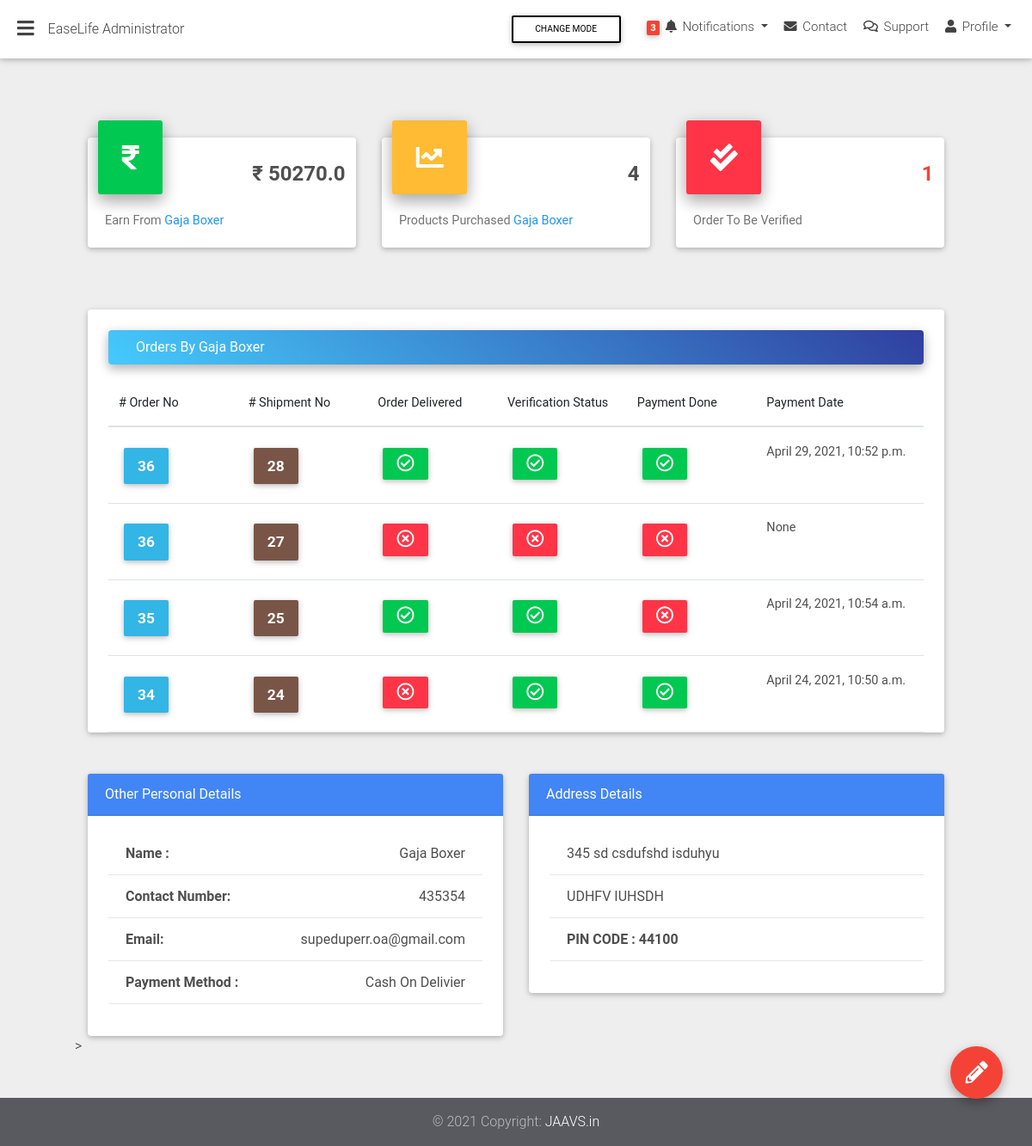
Page /easylife-admin/user-details/9/ on the earlier database version.
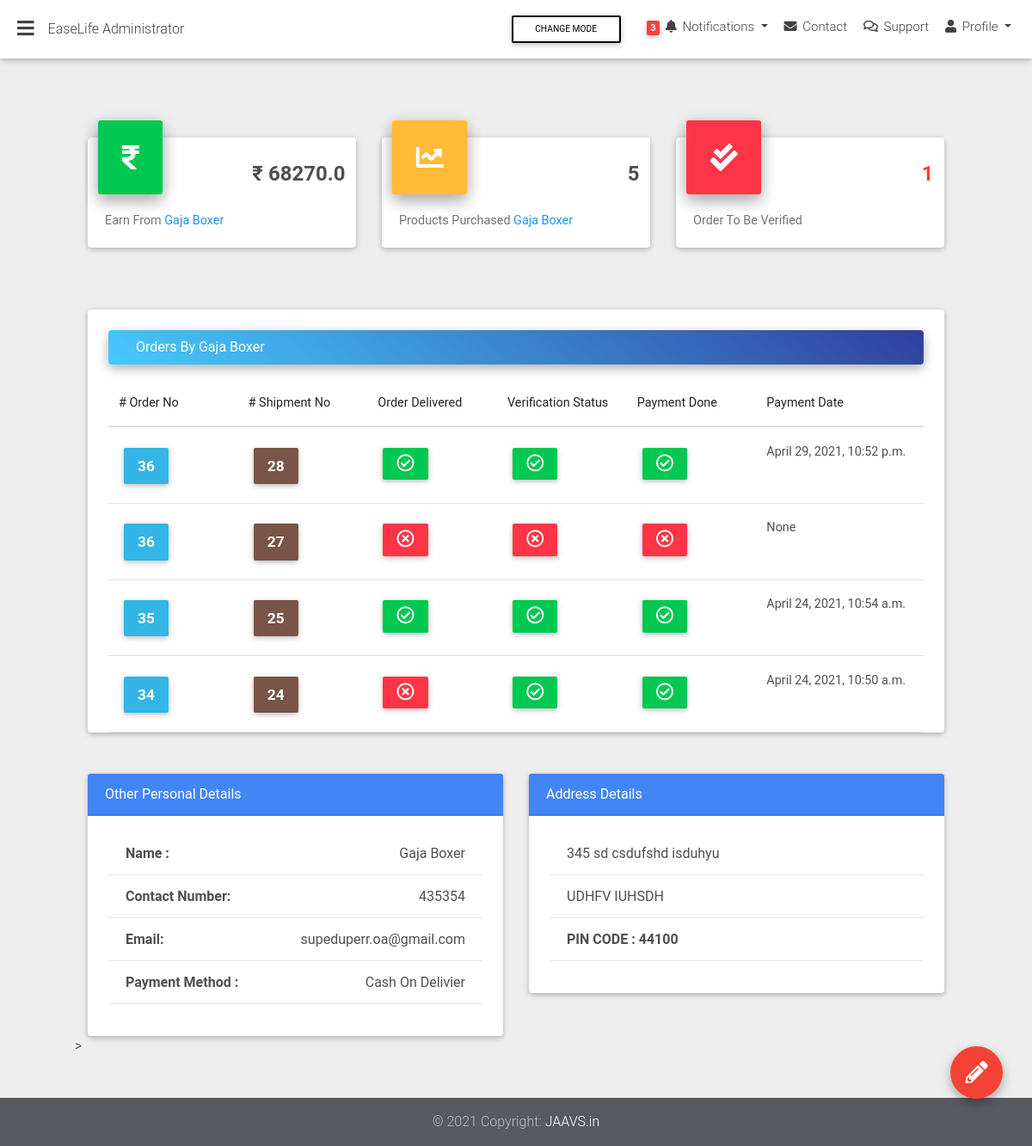
Same page on the later database version.
### base/models.py (models this page shows, shortened)
class ShippmentOrder(models.Model):
    user=models.ForeignKey(settings.AUTH_USER_MODEL,on_delete=models.CASCADE)
    order=models.ForeignKey('Order',on_delete=models.CASCADE)
    verify_order = models.BooleanField(default=False,blank=True)
    verify_done_date= models.DateTimeField(blank=True,null=True)
    delivered= models.BooleanField(default=False,blank=True)
    delivered_done_date= models.DateTimeField(blank=True,null=True)
    payment_done=models.BooleanField(default=False,blank=True)
    payment_done_date= models.DateTimeField(blank=True,null=True)
    report_spam=models.BooleanField(default=False,blank=True)
    description=models.TextField(max_length=250,blank=True)
    class Meta:
        verbose_name = "ShippmentOrder"
        verbose_name_plural = "ShippmentOrders"

class Order(models.Model):
    user = models.ForeignKey(settings.AUTH_USER_MODEL,on_delete=models.CASCADE)
    items =models.ManyToManyField(OrderItem)
    ordered = models.BooleanField(default=False)
    start_date =models.DateTimeField(auto_now_add=True)
    ordered_date = models.DateTimeField()
    billing_address=models.ForeignKey('BillingAddress',on_delete=models.SET_NULL,blank=True,null=True)
    def get_total(self):
        total=0
        for order_item in self.items.all():
            total +=order_item.get_final_price()
        return total

### easylife_admin/views.py (the view)
# urls.py: path('user-details/<pk>/', user_details, name='user_details'),
def user_details(request,pk):
	user=get_object_or_404(User,pk=pk)
	shippment_order_user= ShippmentOrder.objects.filter(user=user)
	earn_money=0
	item_purchased=0
	no_verified=ShippmentOrder.objects.filter(user=user,verify_order=False).count()
	for shippment_order in shippment_order_user.filter(verify_order=True,payment_done=True):
		earn_money+=shippment_order.order.get_total()
		item_purchased+=shippment_order.order.items.count()
	return render(request,'easylife_admin/user_detail_view.html',{
		'shippment_order_user':shippment_order_user[::-1],
		'user':user,'earn_money':earn_money,'item_purchased':item_purchased,'no_verified':no_verified,'last_order':shippment_order_user.last()})

### base/models.py (called while the page is built)
    def get_total_item_price(self):
        return self.qauntity * self.item.price

    def get_total_discount_price(self):
        return self.qauntity * self.item.discount_price

    def get_final_price(self):
        if self.item.discount_price:
            return self.get_total_discount_price()
        return self.get_total_item_price()

### templates/easylife_admin/user_detail_view.html (shortened to what the changed rows need)
{% extends "easylife_admin/admin_base.html" %}
{% load static %}
{% block content %}
    <div class="container-fluid">
      <section class="mt-md-4 pt-md-2 mb-5 pb-4">
        <div class="row">
          <div class="col-xl-4 col-md-6 mb-xl-0 mb-4">
            <div class="card card-cascade cascading-admin-card">
              <div class="admin-up">
                <div class="data">
                  <h4 class="font-weight-bold dark-grey-text">₹ {{earn_money}}</h4>
                </div>
              </div>
            </div>
          </div>
          <div class="col-xl-4 col-md-6 mb-xl-0 mb-4">
            <div class="card card-cascade cascading-admin-card">
              <div class="admin-up">
                <div class="data">
                  <h4 class="font-weight-bold dark-grey-text">{{item_purchased}}</h4>
                </div>
              </div>
            </div>
          </div>
        </div>
      </section>
      <section class="mb-5">
        <div class="card card-cascade narrower">
          <section>
            <br>
            <div class="card card-cascade narrower z-depth-0">
              <div class="px-4">
                <div class="table-responsive">
                  <table class="table table-hover mb-0">
                    <thead>
                      <tr>
                        <th class="th-lg"># Order No</th>
                        <th class="th-lg"># Shipment No</th>
                        <th class="th-lg">Order Delivered </th>
                        <th class="th-lg">Verification Status</th>
                        <th class="th-lg">Payment Done</th>
                        <th class="th-lg">Payment Date</th>
                      </tr>
                    </thead>
                    <tbody>
                      {% for row in shippment_order_user %}
                      <tr>
                        <td>
                       <a href="{% url 'easylife_admin:order-review' row.order.id row.id user.id %}" style="color:white">
                            <button type="button" class="btn btn-info btn-sm px-3">
                              <b style="font-size:170%">{{row.order.id}}</b>
                            </button>
                      </a>
                      </td>
                        <td>
                        <a href='{% url 'easylife_admin:order-review' row.order.id row.id user.id %}' style="color:white">
                            <button type="button" class="btn btn-brown waves-effect waves-light btn-sm px-3">
                              <b style="font-size:170%">{{row.id}}</b>
                            </button>
                      </a>
                      </td>
                        <td>
                                {% if  row.delivered %}
                                  <button type="button" class="btn btn-success btn-sm px-3">
                                      <i class="far fa-check-circle fa-2x"></i>
                                      </button>
                                {% else %}
                                    <button type="button" class="btn btn-danger btn-sm px-3">
                                      <i class="far fa-times-circle fa-2x"></i>
                                    </button>
                                {% endif %}
                        </td>
                        <td>
                          {% if  row.verify_order %}
                          <button type="button" class="btn btn-success btn-sm px-3">
                              <i class="far fa-check-circle fa-2x"></i>
                            </button>
                          {% else %}
                                <button type="button" class="btn btn-danger btn-sm px-3">
                             <i class="far fa-times-circle fa-2x"></i>
                            </button>
                          {% endif %}
                      </td>
                        <td>
                                               {% if  row.payment_done %}
                          <button type="button" class="btn btn-success btn-sm px-3">
                              <i class="far fa-check-circle fa-2x"></i>
                          {% else %}
                                <button type="button" class="btn btn-danger btn-sm px-3">
                             <i class="far fa-times-circle fa-2x"></i>
                          {% endif %}
                        </td>
                        <td>{{row.payment_done_date}}</td>
                      </tr>
                      {% endfor %}
                    </tbody>
                  </table>
                </div>
              </div>
            </div>
          </section>
        </div>
      </section>
    </div>
{% endblock content %}

Differences in the rows shown:
changed ShippmentOrder "April 24, 2021, 10:54 a.m.": payment_done False → True (drawn)
Other differences:
{{ earn_money }}: "50270.0" → "68270.0"
{{ item_purchased }}: "4" → "5"
